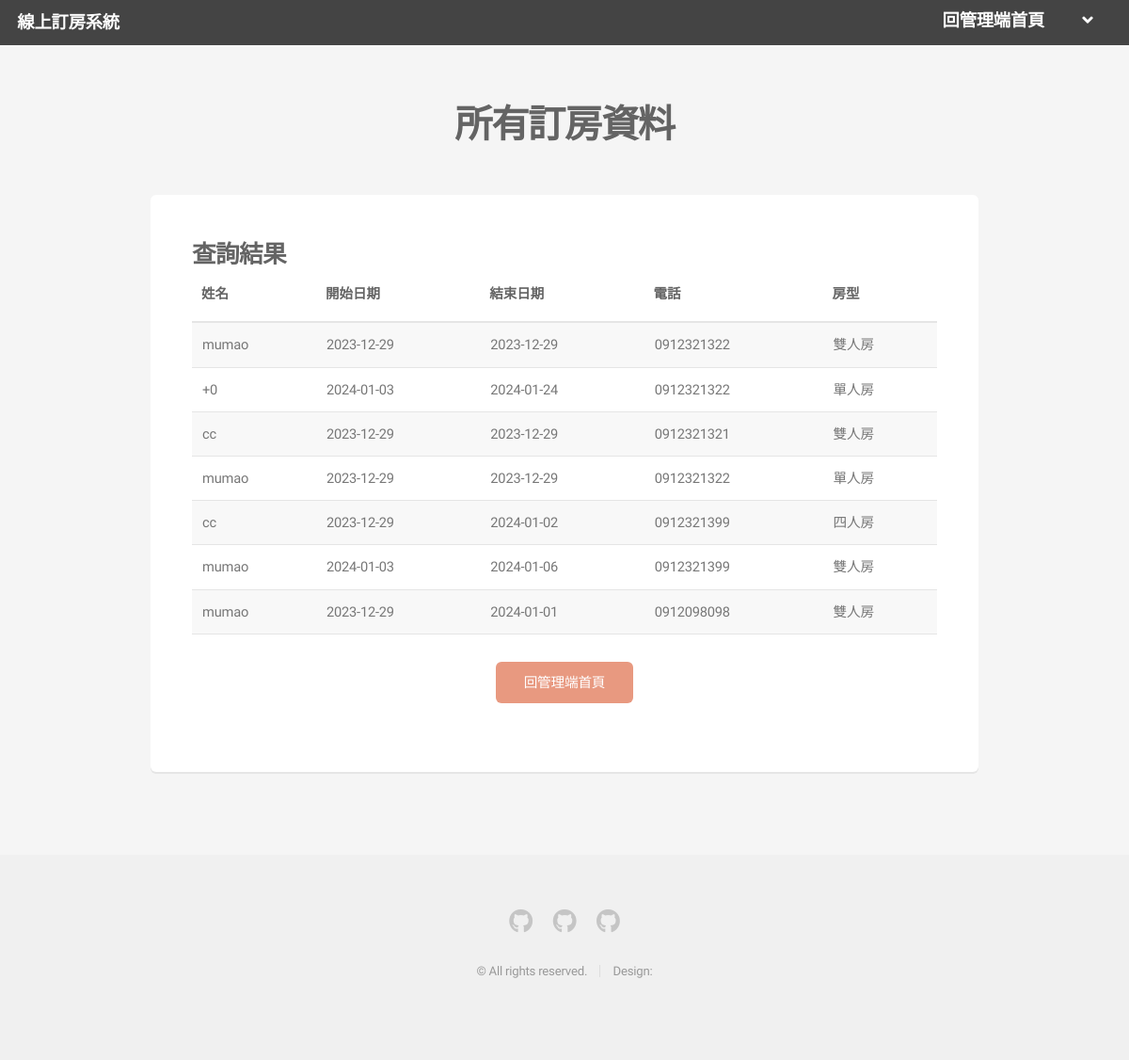
The page /adminalldata (signed in) on the database as committed earlier.
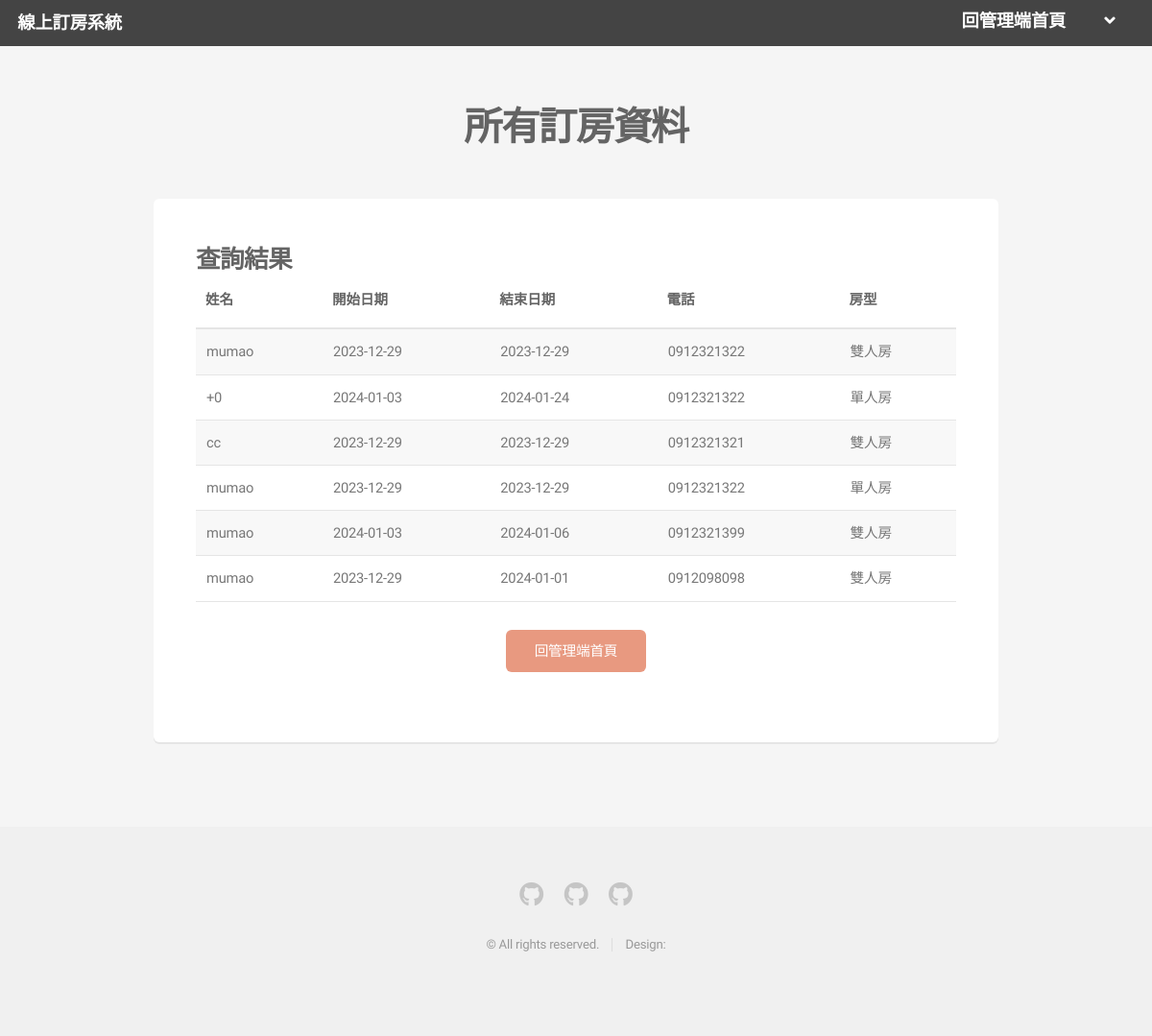
The same page on the database as committed later.
### tables this page shows
CREATE TABLE Booking(
                iid INTEGER PRIMARY KEY autoincrement,
                Name TEXT NOT NULL,
                DayStart TEXT NOT NULL,
                DayEnd TEXT NOT NULL,
                Phone TEXT NOT NULL,
                Roomtype INTEGER NOT NULL,
                Email TEXT
                );

### app.py (the view)
@app.route("/adminalldata")  # 管理端列出所有資料
def AdminAlldata():
    if "loginAdminId" in session:
        return render_template("AdminAllBooking.html", DBfatch=DBAll())
    return render_template("msg.html", msg="請從主頁登入")

### lib.py (called while the page is built)
def DBAll() -> tuple:
    try:
        conn = sqlite3.connect(DB_PATH)  # 連接資料庫
        cursor = conn.cursor()  # 建立cursor物件
        cursor.execute("SELECT * FROM Booking")
        data = cursor.fetchall()
        conn.close()
        return data
    except sqlite3.Error as error:
        print(f"執行 SELECT 操作時發生錯誤：{error}")

### templates/AdminAllBooking.html (shortened to what this page needs)
<!DOCTYPE HTML>
<html>
	<head>
		<link rel="stylesheet" href="{{ url_for('static', filename= 'css/main.css') }}" />
	</head>
	<body class="is-preload">
		<div id="page-wrapper">
				<header id="header">
					<h1><a href="{{ url_for('Administration') }}">線上訂房系統</a></h1>
					<nav id="nav">
						<ul>
							<li><a href="{{ url_for('Administration') }}">回管理端首頁</a></li>
							<li>
								<a href="#" class="icon solid fa-angle-down"></a>
							</li>
						</ul>
					</nav>
				</header>
				<section id="main" class="container">
					<header>
						<h2>所有訂房資料</h2>
					</header>
					<div class="row">
						<div class="col-12">
							<section class="box">
								<h3>查詢結果</h3>
								<div class="table-wrapper">
									<table>
										<thead>
											<tr>
												<th><h4>姓名</h4></th>
												<th><h4>開始日期</h4></th>
												<th><h4>結束日期</h4></th>
												<th><h4>電話</h4></th>
												<th><h4>房型</h4></th>
											</tr>
										</thead>
										<tbody>
											{% if DBfatch %}
												{% for record in DBfatch %}
													<tr>
														<td>{{ record[1] }}</td>
														<td>{{ record[2] }}</td>
														<td>{{ record[3] }}</td>
														<td>{{ record[4] }}</td>
														<td>{{ record[5] }}</td>
													</tr>
												{% endfor %}
											{% else %}
												<tr>
													<td colspan="5">沒有查詢到資料</td>
												</tr>
											{% endif %}
										</tbody>
									</table>
									<ul class="actions special">
										<li><a href="{{ url_for('Administration') }}" class="button primary">回管理端首頁</a></li>
									</ul>
								</div>
							</section>
						</div>
					</div>
				</section>
				<footer id="footer">
					<ul class="icons">
						<li><a href="#" class="icon brands fa-github"><span class="label">Github</span></a></li>
						<li><a href="#" class="icon brands fa-github"><span class="label">Github</span></a></li>
						<li><a href="#" class="icon brands fa-github"><span class="label">Github</span></a></li>
					</ul>
					<ul class="copyright">
						<li>&copy; All rights reserved.</li><li>Design: </li>
					</ul>
				</footer>
		</div>
	</body>
</html>

Rows that differ between the two databases and show on the page:
removed Booking: Name "cc", DayStart "2023-12-29", DayEnd "2024-01-02", Phone "0912321399", Roomtype "四人房"
